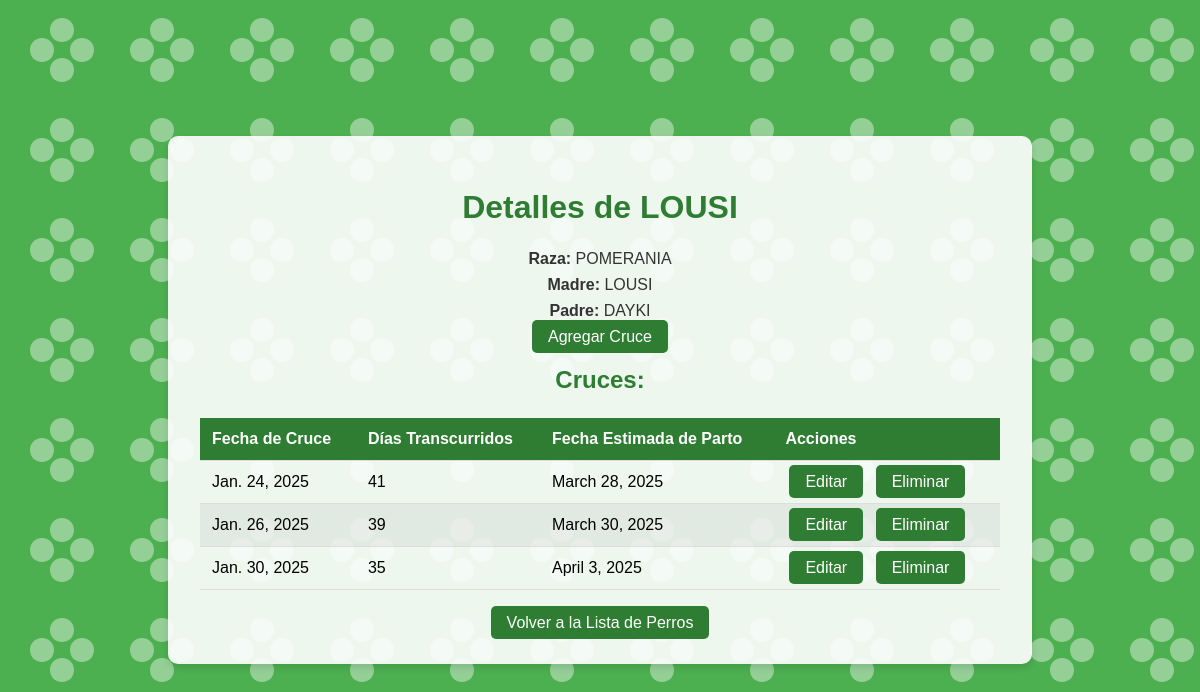
The page /detalle_perro/14/ on the database its author committed.
### perros/models.py (models this page shows, shortened)
class Perro(models.Model):
    nombre = models.CharField(max_length=100)
    raza = models.CharField(max_length=100)
    madre = models.CharField(max_length=100)
    padre = models.CharField(max_length=100)

class Cruce(models.Model):
    perro = models.ForeignKey(Perro, on_delete=models.CASCADE, related_name="cruces")
    fecha_insem = models.DateField()
    fecha_actual = models.DateField(auto_now=True)
    dias_transcurridos = models.PositiveIntegerField(blank=True, null=True)
    fecha_parto_estimada = models.DateField(blank=True, null=True)
    def save(self, *args, **kwargs):
        self.dias_transcurridos = (date.today() - self.fecha_insem).days
        self.fecha_parto_estimada = self.fecha_insem + timedelta(days=63)
        super().save(*args, **kwargs)

### perros/views.py (the view)
# urls.py: path("detalle_perro/<int:perro_id>/", views.detalle_perro, name="detalle_perro"),
def detalle_perro(request, perro_id):
    perro = get_object_or_404(Perro, id=perro_id)
    cruces = perro.cruces.all()
    for cruce in cruces:
        cruce.dias_transcurridos = (date.today() - cruce.fecha_insem).days
        cruce.fecha_parto_estimada = cruce.fecha_insem + timedelta(days=63)
        cruce.save()
    return render(request, "perros/detalle_perro.html", {"perro": perro, "cruces": cruces})

### perros/templates/perros/detalle_perro.html (shortened to what this page needs)
<!DOCTYPE html>
<html lang="es">
<head>
</head>
<body>
    <div class="container">
        <h1>Detalles de {{ perro.nombre }}</h1>
        <p><strong>Raza:</strong> {{ perro.raza }}</p>
        <p><strong>Madre:</strong> {{ perro.madre }}</p>
        <p><strong>Padre:</strong> {{ perro.padre }}</p>
        <a href="{% url 'agregar_cruce' perro.id %}">Agregar Cruce</a>
        <h2>Cruces:</h2>
        <table>
            <thead>
                <tr>
                    <th>Fecha de Cruce</th>
                    <th>Días Transcurridos</th>
                    <th>Fecha Estimada de Parto</th>
                    <th>Acciones</th>
                </tr>
            </thead>
            <tbody>
                {% for cruce in cruces %}
                <tr>
                    <td>{{ cruce.fecha_insem }}</td>
                    <td>
                        {% if cruce.dias_transcurridos is not None %}
                            {{ cruce.dias_transcurridos }}
                        {% else %}
                            No disponible
                        {% endif %}
                    </td>
                    <td>
                        {% if cruce.fecha_parto_estimada %}
                            {{ cruce.fecha_parto_estimada }}
                        {% else %}
                            No disponible
                        {% endif %}
                    </td>
                    <td>
                        <a href="{% url 'editar_cruce' cruce.id %}">Editar</a>
                        <a href="{% url 'eliminar_cruce' cruce.id %}">Eliminar</a>
                    </td>
                </tr>
                {% endfor %}
            </tbody>
        </table>
        <a href="{% url 'lista_perros' %}" class="back-link">Volver a la Lista de Perros</a>
    </div>
</body>
</html>

### perros/templates/perros/detalle_perro.html (style rules this page uses)
body { font-family: Arial, sans-serif; background-color: #4CAF50; margin: 0; padding: 0; display: flex; justify-content: center; align-items: center; min-height: 100vh; }
.container { background-color: rgba(255, 255, 255, 0.9); padding: 2rem; border-radius: 10px; box-shadow: 0 4px 6px rgba(0, 0, 0, 0.1); text-align: center; max-width: 800px; width: 100%; }
h1, h2 { color: #2E7D32; margin-bottom: 1.5rem; }
p { font-size: 1rem; margin: 0.5rem 0; color: #333; }
table { width: 100%; border-collapse: collapse; margin-bottom: 1.5rem; }
th, td { padding: 0.75rem; text-align: left; border-bottom: 1px solid #ddd; }
th { background-color: #2E7D32; color: white; font-weight: bold; }
tr:nth-child(even) { background-color: rgba(0, 0, 0, 0.05); }
a { background-color: #2E7D32; color: white; padding: 0.5rem 1rem; text-decoration: none; border-radius: 5px; transition: all 0.3s ease; margin: 0.25rem; }

### rows shown on the page
Perro: nombre "LOUSI", raza "POMERANIA", madre "LOUSI", padre "DAYKI"
Cruce: fecha_insem "Jan. 24, 2025", dias_transcurridos "41", fecha_parto_estimada "March 28, 2025"
Cruce: fecha_insem "Jan. 26, 2025", dias_transcurridos "39", fecha_parto_estimada "March 30, 2025"
Cruce: fecha_insem "Jan. 30, 2025", dias_transcurridos "35", fecha_parto_estimada "April 3, 2025"
